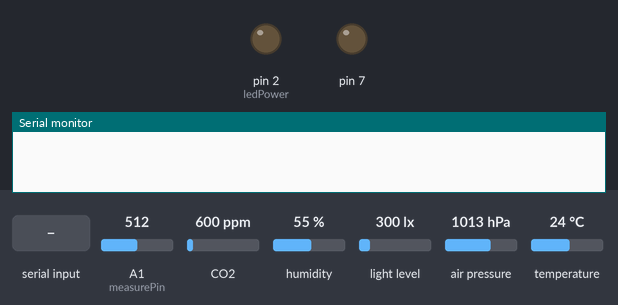
Simulated run of this sketch. Board: Arduino Uno, built with avr-gcc and run on an emulated ATmega328P. On the bench: output pins drawn as LEDs (lit = HIGH), the last lines printed to the serial monitor. The inputs (shaded band) are chosen by the test bench; at power-on: A1 (measurePin) = 512, CO2 600 ppm, humidity 55 %, light level 300 lx, air pressure 1013 hPa, temperature 24 °C.

Above: at 1.2 s.
1.3 s: "LEDon" received over Serial
At 3.0 s:
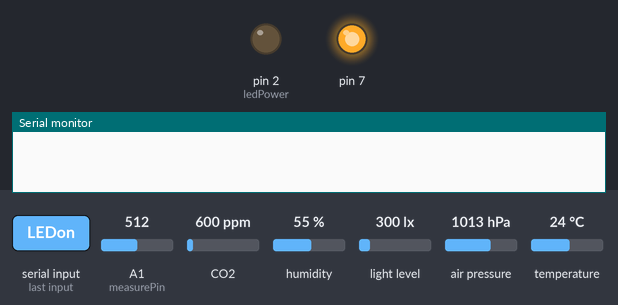
At 6.0 s:
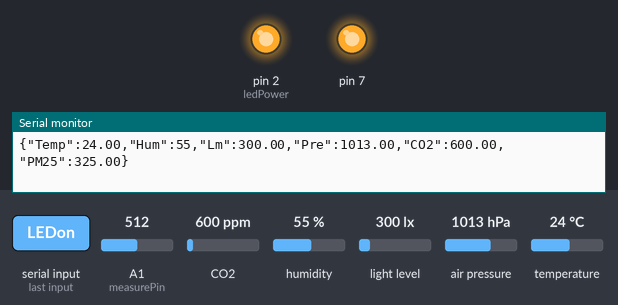
6.5 s: "LEDoff" received over Serial
At 8.2 s:
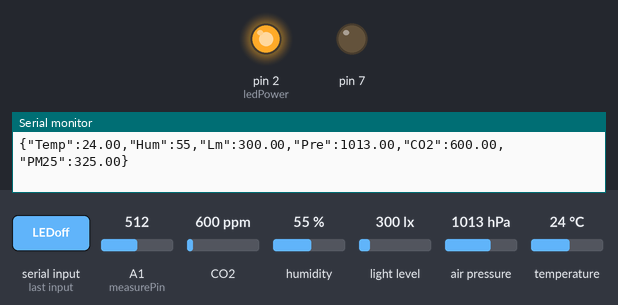
Timing chart, 0 to 9.7 s (numbered marks = the images above; inputs shaded):
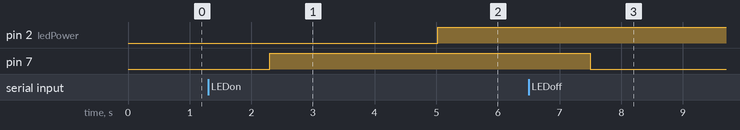

Measured:
- after the input at 1.3 s, pin 7: LOW → HIGH after 1.0 s
- after the input at 6.5 s, pin 7: HIGH → LOW after 1.0 s

The sketch:

Arduino.ino
```cpp
//create Atmega code
//include libraries and sensor setting
#include "SoftwareSerial.h"
#include "DHT.h"
#include <Wire.h>
#include <BH1750.h>
#include <SPI.h>
#include "Adafruit_Sensor.h"
#include "Adafruit_BMP280.h"
#include <MQ135.h>
#define DHTPIN 6
#define DHTTYPE DHT11
DHT dht(DHTPIN, DHTTYPE);

//declare BH1750 variables
BH1750 bh;

//declare BMP280 variables
#define BMP_SCK 13
#define BMP_MISO 12
#define BMP_MOSI 11
#define BMP_CS 10
Adafruit_BMP280
bme(BMP_CS, BMP_MOSI, BMP_MISO, BMP_SCK);

//declare MQ135 variables
MQ135 gasSensor = MQ135 (A0);

//declare GP2Y1014AU variables
int measurePin = A1;
int ledPower = 2;
int samplingTime = 280;
int deltaTime = 40;
int sleepTime = 9680;
float voMeasured = 0;
float calcVoltage = 0;
float pm25 = 0;

//create getvalue() function
void getvalue() {
  //read temperature datas of DHT11
  float temperature = dht.readTemperature();
  //read humidity datas of DHT11
  int humidity = dht.readHumidity();
  //read illuminance datas of BH1750
  float light = bh.readLightLevel();
  //read pressure datas of BMP280
  float pressure = bme.readPressure() / 100;
  //read CO2 datas of MQ135
  float co2 = gasSensor.getPPM();
  //read PM2.5 datas of GP2Y1014AU
  //power on the LED
  digitalWrite(ledPower,LOW);
  delayMicroseconds(samplingTime);
  //read the dust value
  float value = analogRead(measurePin);
  delayMicroseconds(deltaTime);
  //turn the LED off
  digitalWrite(ledPower,HIGH);
  delayMicroseconds(sleepTime);
  //0 - 5V mapped to 0 - 1023 integer values
  //recover voltage
  calcVoltage = value * (5.0 / 1024.0);
  pm25 = (0.17 * calcVoltage - 0.1) * 1000;

  //create strings of payload with JSON format
  String payload = "{";
  payload += "\"Temp\":"; payload += temperature; payload += ",";
  payload += "\"Hum\":"; payload += humidity; payload += ",";
  payload += "\"Lm\":"; payload += light; payload += ",";
  payload += "\"Pre\":"; payload += pressure; payload += ",";
  payload += "\"CO2\":";payload += co2; payload += ",";
  payload += "\"PM25\":";payload += pm25; payload += "}";

  //send payload
  byte arrsize = payload.length()+1;
  //serial.println(arrsize);
  char attributes[arrsize];
  payload.toCharArray(attributes, arrsize);
  //publish payload to Broker
  Serial.println(attributes);
}

//create setup() function and timer
#include "Timer.h"

Timer t;
void setup() {
  //put your setup code here, to run once:
  Serial.begin(115200);
  t.every(5000,getvalue);
  //execute getvalue() every 5 seconds
  Wire.begin();
  pinMode(7, OUTPUT);
  dht.begin();
  bh.begin();
  bme.begin(0x76);
  //execute set
  pinMode(ledPower,OUTPUT);
}

//create loop() function
void loop() {
  //put your main code here, to run repeatedly:
  String readString;
  String incog;
  if (Serial.available() > 0) {
    incog = Serial.readString();
    if (incog.equals("LEDon")) {
      digitalWrite(7, HIGH);
      //turn the LED on (Note that LOW is the voltage level
    }
    if (incog.equals("LEDoff")) {
      digitalWrite(7, LOW);
      //turn the LED on (Note that LOW is the voltage level
    }
  }
  t.update();
}
```
